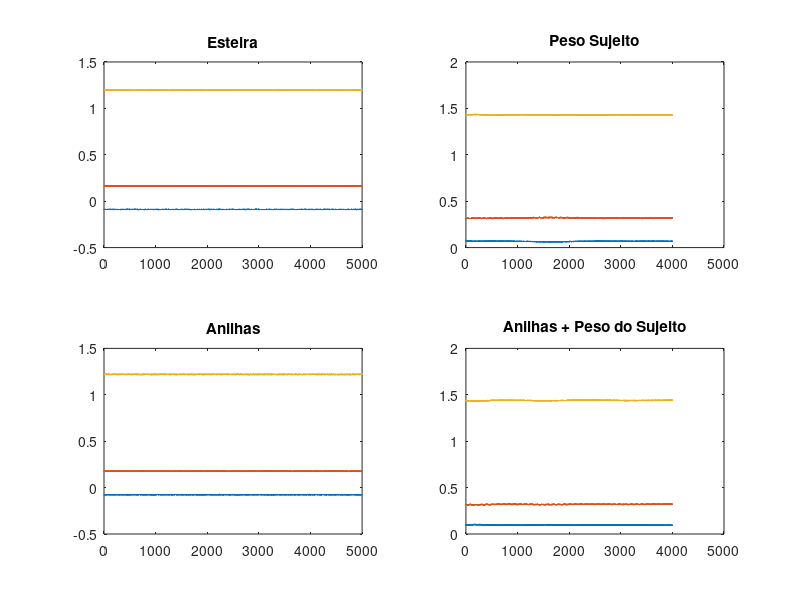
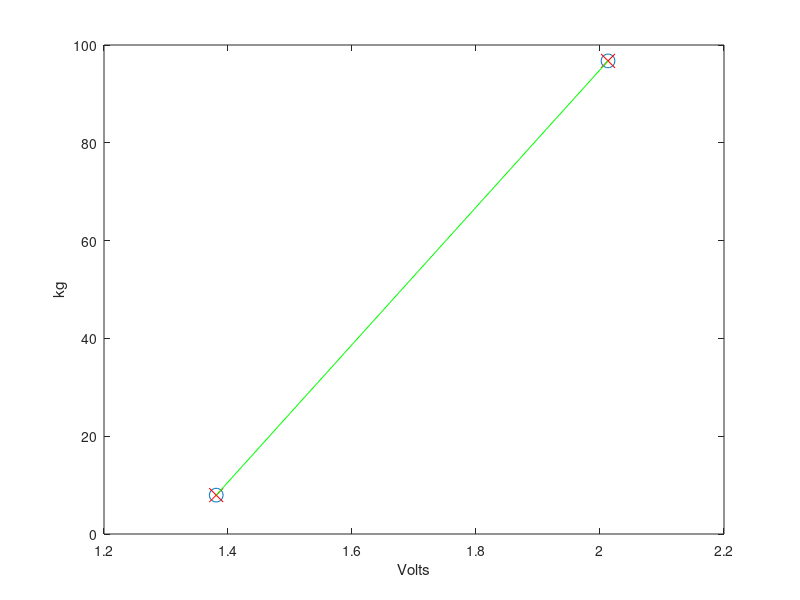

MATLAB code for these plots, in order:
% Limpando as variaveis e graficos
clear all
close all

% Valores conhecidos - constantes
mass_sujeito = 88.8; % kg ?????
mass_anilhas = 7.95; % kg
mass_sujeito_anilhas = 96.75; % kg

% Carregando os dados
esteira = load('esteira.csv');
esteira = -1 * esteira(:,2:end);

peso_sujeito = load('peso.csv');
peso_sujeito = -1 * peso_sujeito(6000:end,2:end);

anilhas = load('anilhas.csv');
anilhas = -1 * anilhas(:,2:end);

peso_anilhas = load('pesoeanilhas.csv');
peso_anilhas = -1 * peso_anilhas(6000:end,2:end);

%corrida1 = load('corrida12kmh.csv');
%corrida1 = -1 * corrida1(:,2:end);

%corrida2 = corrida2(:,2:end);
%corrida2 = -1 * load('multicorrida12kmh.csv');


% Mostrar o grafico dos sinais
figure(1)
subplot(2, 2, 1)
plot(esteira(:,2:end))
title('Esteira')

subplot(2, 2, 2)
plot(peso_sujeito(:,2:end))
title('Peso Sujeito')

subplot(2, 2, 3)
plot(anilhas(:,2:end))
title('Anilhas')

subplot(2, 2, 4)
plot(peso_anilhas(:,2:end))
title('Anilhas + Peso do Sujeito')

%figure(2)
%subplot(2, 1, 1)
%plot(corrida1)
%title('Corrida 1')
%
%subplot(2, 1, 2)
%plot(corrida2)
%title('Corrida 2')


% tara = mean(esteira);
volts_anilhas = sum(mean(anilhas));
volts_pesoanilhas = sum(mean(peso_anilhas));


figure(3)
plot([volts_anilhas, volts_pesoanilhas], [mass_anilhas, mass_sujeito_anilhas], 'o', 'markersize', 10)
hold on
plot([volts_anilhas, volts_pesoanilhas], [mass_anilhas, mass_sujeito_anilhas], 'xr', 'markersize', 10)
plot([volts_anilhas, volts_pesoanilhas], [mass_anilhas, mass_sujeito_anilhas], 'g')
xlabel('Volts')
ylabel('kg')

%% Renomeando as variaveis para ficar mais facil a visualizacao na formula
xV1 = volts_anilhas;
xV2 = volts_pesoanilhas;
ykg1 = mass_anilhas;
ykg2 = mass_sujeito_anilhas;

%% Encontra a equacao da reta para dois pontos 
%p = polyfit([xV1, xV2], [ykg1, ykg2], 1)
%mr = p(1);
%br = p(2);

mr = (ykg2 - ykg1) / (xV2 - xV1); % coeficiente angular
br = -1 * (mr * xV1 - ykg1); % coeficiente linear

%% y = a.x + b
peso_sujeito_volts = sum(mean(peso_sujeito));
preto_kg = mr * peso_sujeito_volts + br;

disp(["Equation: Y = ",num2str(mr),".X + ",num2str(br)])
disp(["O peso do Paulo Preto eh de ", num2str(preto_kg), " kg"])
